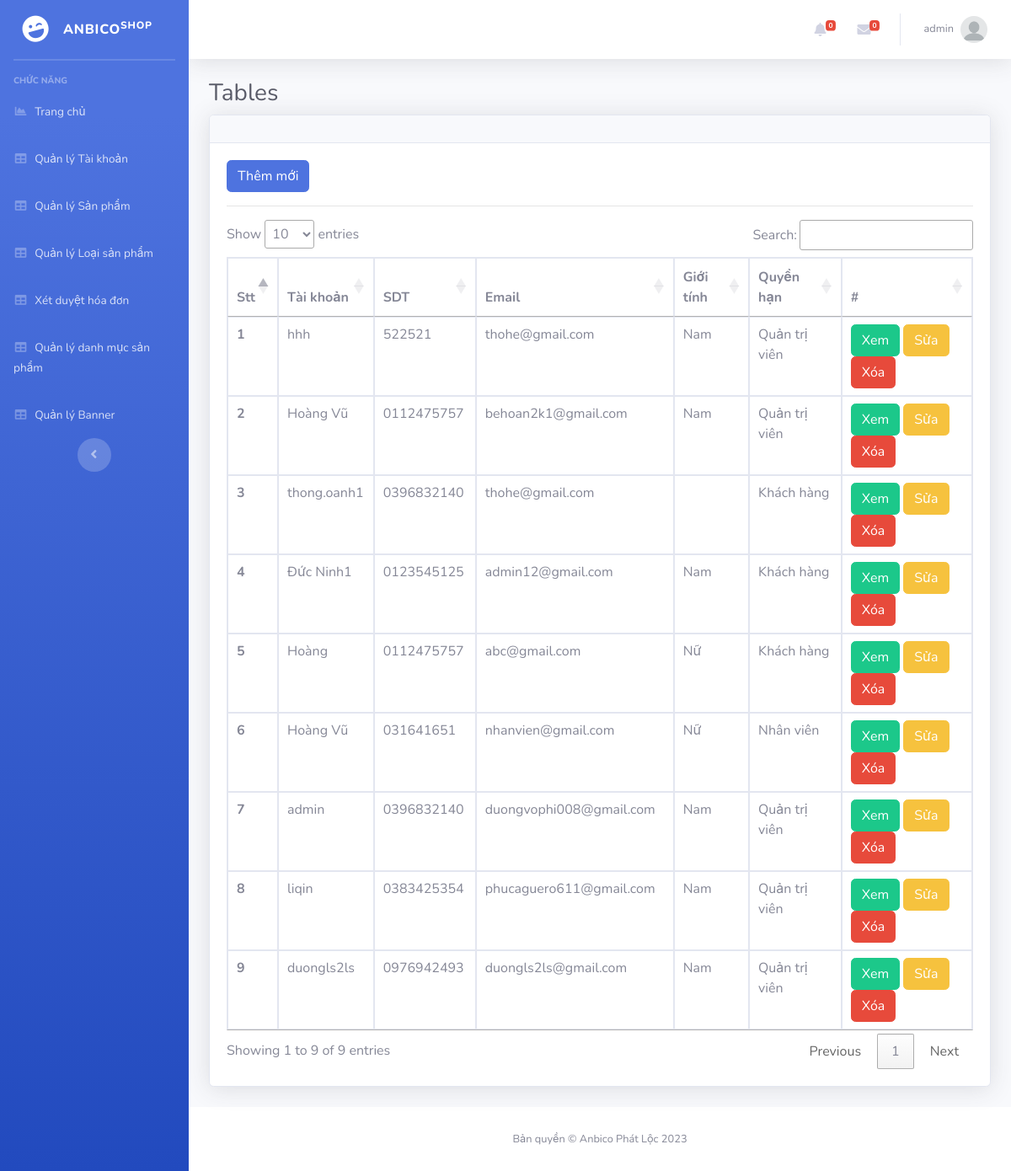
/admin/?mod=nguoidung (signed in), run on the app's committed database.
### tables this page shows
CREATE TABLE `nguoidung` (
  `MaND` int(11) NOT NULL,
  `Ho` varchar(20) NOT NULL,
  `Ten` varchar(20) NOT NULL,
  `GioiTinh` varchar(10) NOT NULL,
  `SDT` varchar(20) DEFAULT NULL,
  `Email` varchar(50) NOT NULL,
  `DiaChi` varchar(200) NOT NULL,
  `TaiKhoan` varchar(100) NOT NULL,
  `MatKhau` varchar(100) NOT NULL,
  `MaQuyen` int(11) NOT NULL,
  `TrangThai` int(11) NOT NULL
);

### Admin/MVC/controllers/NguoiDungController.php (called while the page is built, shortened)
<?php
class NguoiDungController
{
    var $nguoidung_model;
    public function __construct()
    {
        $this->nguoidung_model = new nguoidung();
    }
    public function list()
    {
        $data = $this->nguoidung_model->All();
        require_once("MVC/Views/Admin/index.php");
    }
}

### Admin/MVC/Models/connection.php (called while the page is built, shortened)
<?php
    class Connection{
        function __construct()
        {
            $this->conn = new mysqli("localhost", "root", "", "shopbike");
        }
    }
?>

### Admin/MVC/Models/model.php (called while the page is built, shortened)
<?php
require_once("connection.php");
class Model
{
    var $table;
    var $contens;
    function __construct()
    {
        $conn_obj = new Connection();
        $this->conn = $conn_obj->conn;
    }
    function All()
    {
        $query = "select * from $this->table ORDER BY $this->contens DESC ";
        require("result.php");
        return $data;
    }
}

### Admin/MVC/Models/result.php (called while the page is built)
<?php
$result = $this->conn->query($query);
$data = array();
while ($row = $result->fetch_assoc()) {
    $data[] = $row;
}
?>

### Admin/MVC/Views/nguoidung/list.php (the view, shortened to what this page needs)
<?php if (isset($_SESSION['isLogin_Admin']) && $_SESSION['isLogin_Admin'] == true) { ?>
<a href="?mod=nguoidung&act=add" type="button" class="btn btn-primary">Thêm mới</a>
<?php } ?>
<hr>
<table class="table table-bordered" id="dataTable" width="100%" cellspacing="0">
  <thead>
    <tr>
      <th scope="col">Stt</th>
      <th scope="col">Tài khoản</th>
      <th scope="col">SDT</th>
      <th scope="col">Email</th>
      <th scope="col">Giới tính</th>
      <th scope="col">Quyền hạn</th>
      <th>#</th>
    </tr>
  </thead>
  <tbody>
    <?php
     $i=0;
    foreach ($data as $row) {
      $i++;
      ?>
      <tr>
        <th scope="row"><?= $i?></th>
        <td><?= $row['TaiKhoan'] ?></td>
        <td><?= $row['SDT'] ?></td>
        <td><?= $row['Email'] ?></td>
        <td><?= $row['GioiTinh'] ?></td>
        <td>
          <?php
          if ($row['MaQuyen'] == 2) {
            echo 'Quản trị viên';
          } else {
            if ($row['MaQuyen'] == 1) {
              echo 'Khách hàng';
            } else {
              echo 'Nhân viên';
            }
          }
          ?>
        </td>
        <td>
          <a href="?mod=nguoidung&act=detail&id=<?= $row['MaND'] ?>" type="button" class="btn btn-success">Xem</a>
          <?php if (isset($_SESSION['isLogin_Admin']) && $_SESSION['isLogin_Admin'] == true) { ?>
          <a href="?mod=nguoidung&act=edit&id=<?= $row['MaND'] ?>" type="button" class="btn btn-warning">Sửa</a>
          <a href="?mod=nguoidung&act=delete&id=<?= $row['MaND'] ?>" onclick="return confirm('Bạn có thật sự muốn xóa ?');" type="button" class="btn btn-danger">Xóa</a>
          <?php }?>
        </td>
      </tr>
    <?php } ?>
  </tbody>
</table>

### data on the page
nguoidung: TaiKhoan "hhh", SDT "522521", Email "thohe@gmail.com", GioiTinh "Nam", shows "Quản trị viên"
nguoidung: TaiKhoan "Hoàng Vũ", SDT "0112475757", Email "behoan2k1@gmail.com", GioiTinh "Nam", shows "Quản trị viên"
nguoidung: TaiKhoan "thong.oanh1", SDT "0396832140", Email "thohe@gmail.com", shows "Khách hàng"
nguoidung: TaiKhoan "Đức Ninh1", SDT "0123545125", Email "admin12@gmail.com", GioiTinh "Nam", shows "Khách hàng"
nguoidung: TaiKhoan "Hoàng", SDT "0112475757", Email "abc@gmail.com", GioiTinh "Nữ", shows "Khách hàng"
nguoidung: TaiKhoan "Hoàng Vũ", SDT "031641651", Email "nhanvien@gmail.com", GioiTinh "Nữ", shows "Nhân viên"
nguoidung: TaiKhoan "admin", SDT "0396832140", Email "duongvophi008@gmail.com", GioiTinh "Nam", shows "Quản trị viên"
nguoidung: TaiKhoan "liqin", SDT "0383425354", Email "phucaguero611@gmail.com", GioiTinh "Nam", shows "Quản trị viên"
nguoidung: TaiKhoan "duongls2ls", SDT "0976942493", Email "duongls2ls@gmail.com", GioiTinh "Nam", shows "Quản trị viên"

### other printed values
$_SESSION['login']['TaiKhoan'] "admin"
